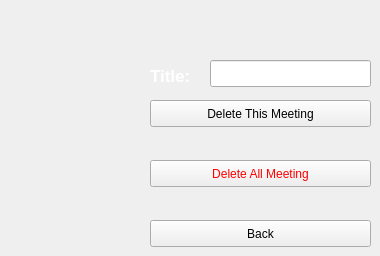
    <widget class="QWidget" name="Client_delete">
     <widget class="QPushButton" name="btn_dm">
      <property name="geometry">
       <rect>
        <x>150</x>
        <y>100</y>
        <width>221</width>
        <height>27</height>
       </rect>
      </property>
      <property name="text">
       <string>Delete This Meeting</string>
      </property>
     </widget>
     <widget class="QPushButton" name="btn_dam">
      <property name="geometry">
       <rect>
        <x>150</x>
        <y>160</y>
        <width>221</width>
        <height>27</height>
       </rect>
      </property>
      <property name="styleSheet">
       <string notr="true">color: rgb(255, 0, 0);</string>
      </property>
      <property name="text">
       <string>Delete All Meeting</string>
      </property>
     </widget>
     <widget class="QLabel" name="label">
      <property name="geometry">
       <rect>
        <x>150</x>
        <y>60</y>
        <width>51</width>
        <height>31</height>
       </rect>
      </property>
      <property name="font">
       <font>
        <pointsize>13</pointsize>
        <weight>75</weight>
        <bold>true</bold>
       </font>
      </property>
      <property name="styleSheet">
       <string notr="true">color: rgb(255, 255, 255);</string>
      </property>
      <property name="text">
       <string>Title:</string>
      </property>
     </widget>
     <widget class="QLineEdit" name="lineEdit_dmTitle">
      <property name="geometry">
       <rect>
        <x>210</x>
        <y>60</y>
        <width>161</width>
        <height>27</height>
       </rect>
      </property>
     </widget>
     <widget class="QPushButton" name="btn_back">
      <property name="geometry">
       <rect>
        <x>150</x>
        <y>220</y>
        <width>221</width>
        <height>27</height>
       </rect>
      </property>
      <property name="text">
       <string>Back</string>
      </property>
     </widget>
    </widget>
